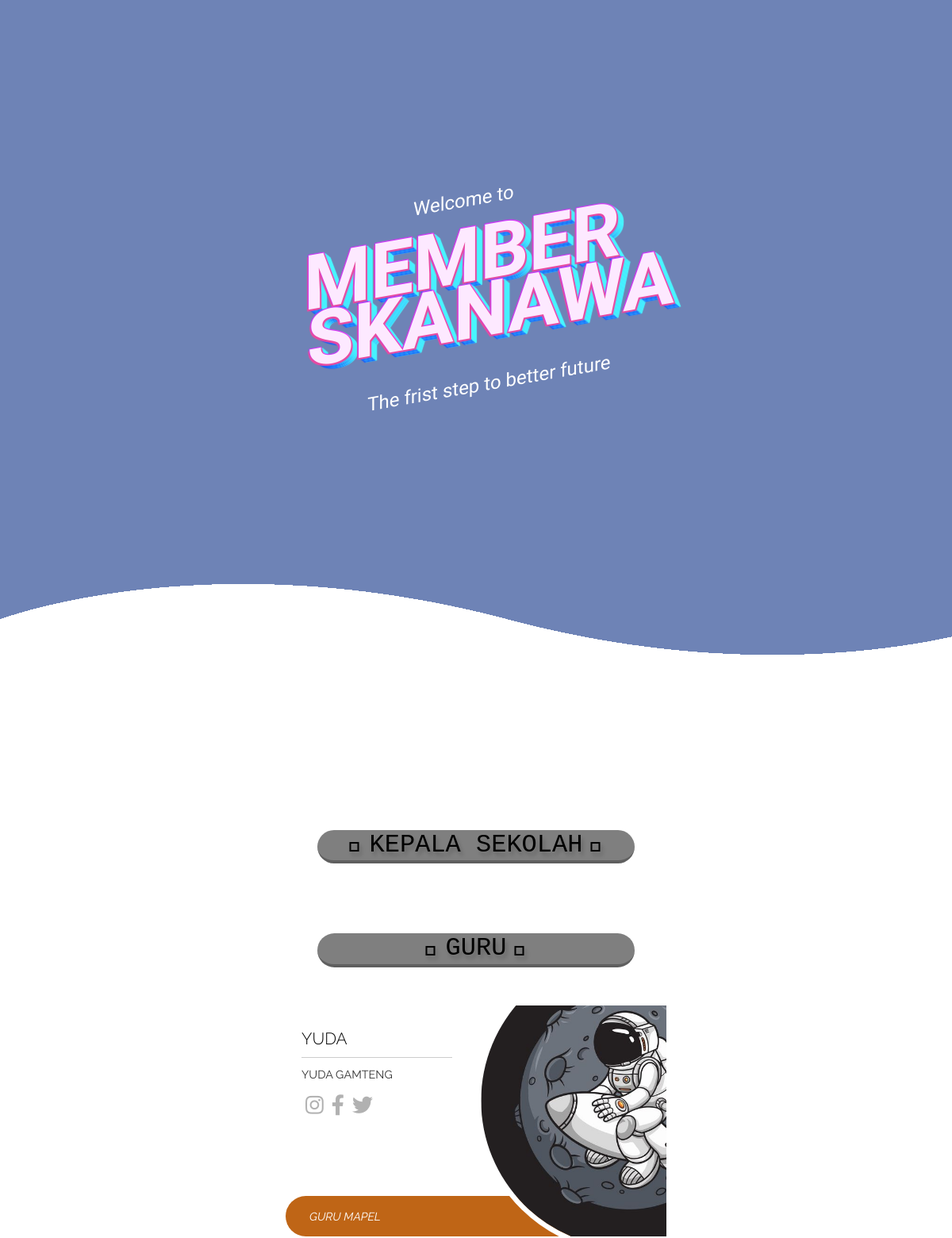
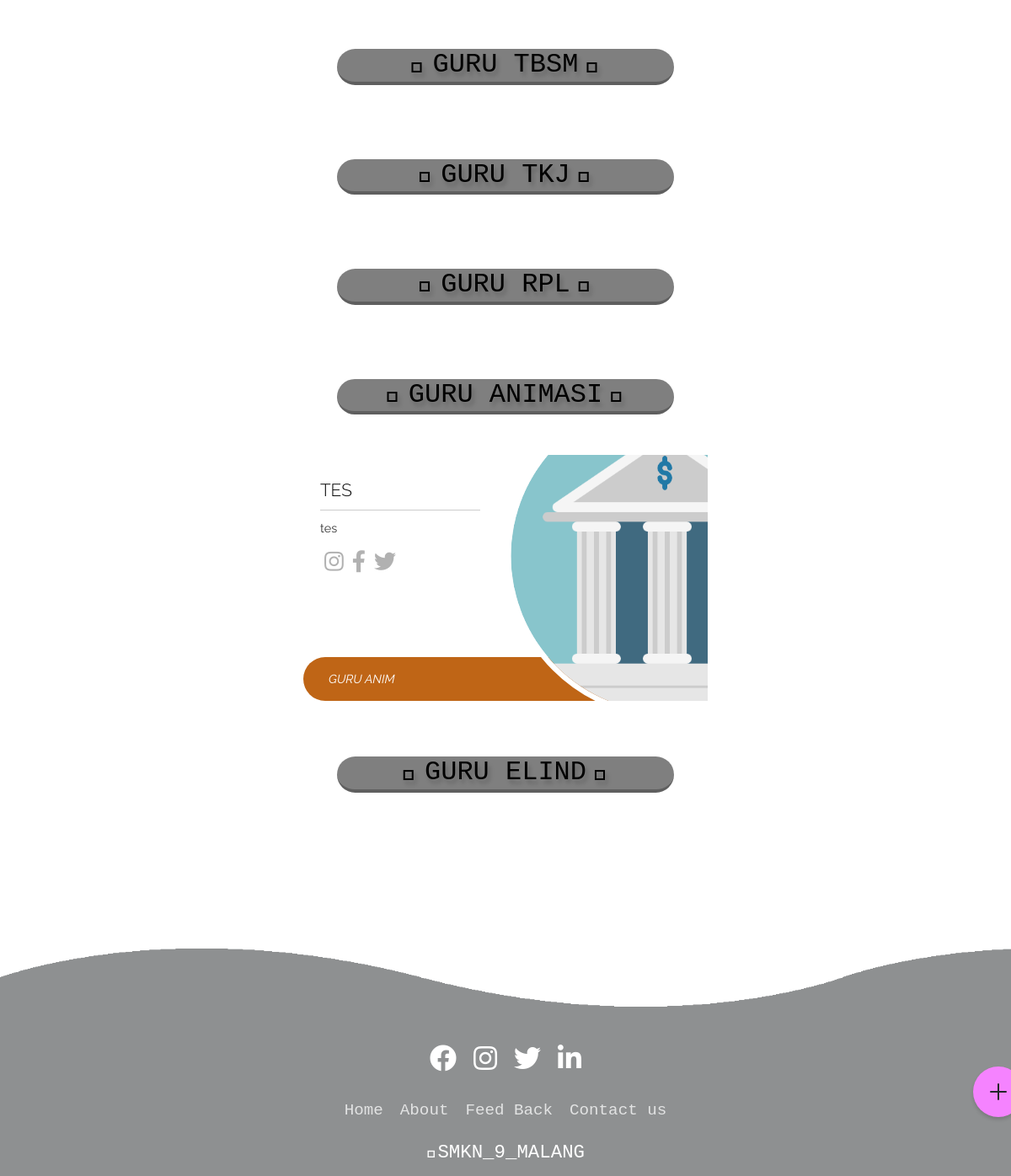
The page /galery.php on the database its author committed (2 pictures, top to bottom).
### tables this page shows
CREATE TABLE `guru` (
  `id` int(11) NOT NULL,
  `name` varchar(100) NOT NULL,
  `tugas` varchar(200) NOT NULL,
  `instagram` varchar(200) NOT NULL,
  `facebook` varchar(100) NOT NULL,
  `twiter` varchar(100) NOT NULL,
  `image` varchar(100) NOT NULL,
  `id_jabatan` int(10) NOT NULL
);

CREATE TABLE `jabatan` (
  `id_jabatan` int(11) NOT NULL,
  `nama_jabatan` varchar(200) NOT NULL
);

### galery.php (the view, shortened to what this page needs)
<!DOCTYPE html>
<html lang="en">
<head>
    <link rel="stylesheet" href="https://stackpath.bootstrapcdn.com/bootstrap/4.1.3/css/bootstrap.min.css">
    <link rel="stylesheet" href="https://unpkg.com/swiper@7/swiper-bundle.min.css"/>
    <link rel="stylesheet"href="https://unpkg.com/swiper/swiper-bundle.min.css"/>
    <link rel="stylesheet" href="https://pro.fontawesome.com/releases/v5.10.0/css/all.css"/>
    <link rel="stylesheet" href="css/galery.css">
</head>
<body>
<section class="header">
        <div class="title-wrapper">
          <h1 class="sweet-title">
            <span class="a" data-text="MEMBER">MEMBER</span>
            <span class="a" data-text="SKANAWA">SKANAWA</span>
          </h1>
          <span class="top-title a">Welcome to</span>
          <span class="bottom-title a">The frist step to better future</span>
          </div>
      </section>
      <div class="bdy-glmb">
        <div class="glmb">
          </div>
        </div>
        <tbody>
          <div class="tag">
            <h2><i class="fad fa-user-tie"></i>kepala sekolah<i class="fad fa-user-tie"></i></h2>
          </div>
          <?php
          include 'conection.php';
          ?>
          <div class="tag">
            <h2><i class="fad fa-chalkboard-teacher"></i>guru<i class="fad fa-chalkboard-teacher"></i></h2>
          </div>
          <?php
          $rows = mysqli_query($conn, "SELECT * FROM guru,jabatan WHERE guru.id_jabatan = jabatan.id_jabatan AND nama_jabatan = 'GURU MAPEL' ORDER BY id DESC;");
          ?>
          <?php foreach ($rows as $row) : ?>
                  <figure class="snip0056 yellow">
                    <figcaption>
                      <h2><?php echo $row["name"]; ?></h2>
                      <p><?php echo $row["tugas"]; ?></p>
                      <div class="icons"><a href="<?php echo $row["instagram"]; ?>"><i class="fab fa-instagram"></i></a><a href="<?php echo $row["facebook"]; ?>"><i class="fab fa-facebook-f"></i></a><a href="<?php echo $row["twiter"]; ?>"><i class="fab fa-twitter"></i></a></div>
                    </figcaption><img src="guru/<?php echo $row["image"]; ?>" alt="sample8" />
                    <div class="position"><?php echo $row["nama_jabatan"]; ?></div>
                  </figure>
                  <?php endforeach; ?>
                  <div class="tag">
            <h2><i class="fad fa-motorcycle"></i>guru tbsm<i class="fad fa-motorcycle"></i></h2>
          </div>
                  <div class="tag">
            <h2><i class="fad fa-desktop"></i>guru tkj<i class="fad fa-desktop"></i></h2>
          </div>
                  <div class="tag">
            <h2><i class="fad fa-code"></i>guru rpl<i class="fad fa-code"></i></h2>
          </div>
                  <div class="tag">
            <h2><i class="fad fa-pencil-ruler"></i>guru animasi<i class="fad fa-pencil-ruler"></i></h2>
          </div>
                  <?php
          $rows = mysqli_query($conn, "SELECT * FROM guru,jabatan WHERE guru.id_jabatan = jabatan.id_jabatan AND nama_jabatan = 'GURU ANIM' ORDER BY id DESC;");
          ?>
          <?php foreach ($rows as $row) : ?>
                  <figure class="snip0056 yellow">
                    <figcaption>
                    <h2><?php echo $row["name"]; ?></h2>
                      <p><?php echo $row["tugas"]; ?></p>
                      <div class="icons"><a href="<?php echo $row["instagram"]; ?>"><i class="fab fa-instagram"></i></a><a href="<?php echo $row["facebook"]; ?>"><i class="fab fa-facebook-f"></i></a><a href="<?php echo $row["twiter"]; ?>"><i class="fab fa-twitter"></i></a></div>
                    </figcaption><img src="guru/<?php echo $row["image"]; ?>" alt="sample8" />
                    <div class="position"><?php echo $row["nama_jabatan"]; ?></div>
                  </figure>
                  <?php endforeach; ?>
                  <div class="tag">
            <h2><i class="fad fa-bolt"></i>guru elind<i class="fad fa-bolt"></i></h2>
          </div>
          </tbody>
<br><br><br><br><br><br>
<footer>
  <div class="wave">
  <div class="wave" id="w1"></div>
  <div class="wave" id="w3"></div>
  </div>
  <ul class="social_icon">
  <li><a href="#"><i class="fab fa-facebook"></i></a></li>
  <li><a href="#"><i class="fab fa-instagram"></i></a></li>
  <li><a href="#"><i class="fab fa-twitter"></i></a></li>
  <li><a href="#"><i class="fab fa-linkedin-in"></i></a></li>
  </ul>
  <ul class="bar-ftr">
  <li><a href="">Home</a></li>
  <li><a href="">About</a></li>
  <li><a href="">Feed Back</a></li>
  <li><a href="">Contact us</a></li>
  </ul>
  <p><i class="fad fa-copyright"></i>SMKN_9_MALANG</p>
  </footer>
  <div class="fixed-bottom">
    <div class="service">
      <div class="sre">
      <div class="toggle"><ion-icon name="add-outline"></ion-icon></div>
          </div>
    </div>
    </div>
</body>
</html>

### rows shown on the page
guru: name "YUDA", tugas "YUDA GAMTENG", image (picture), id_jabatan.nama_jabatan "GURU MAPEL"
guru: name "TES", tugas "tes", image (picture), id_jabatan.nama_jabatan "GURU ANIM"
